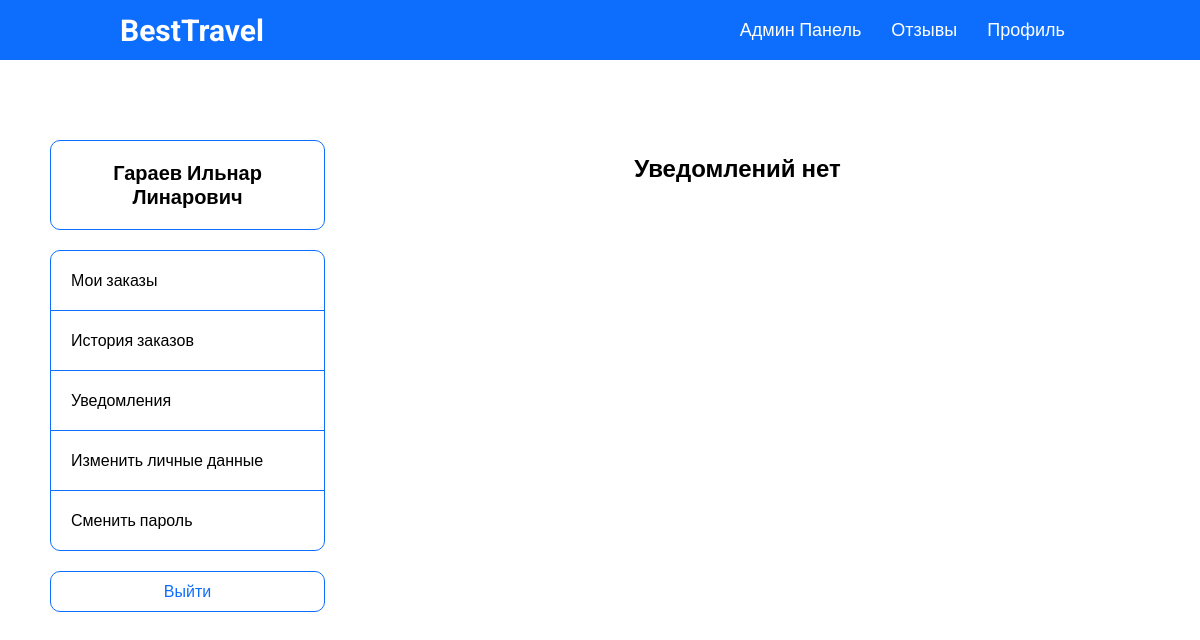
Page /notifications.php (signed in) on the earlier database version.
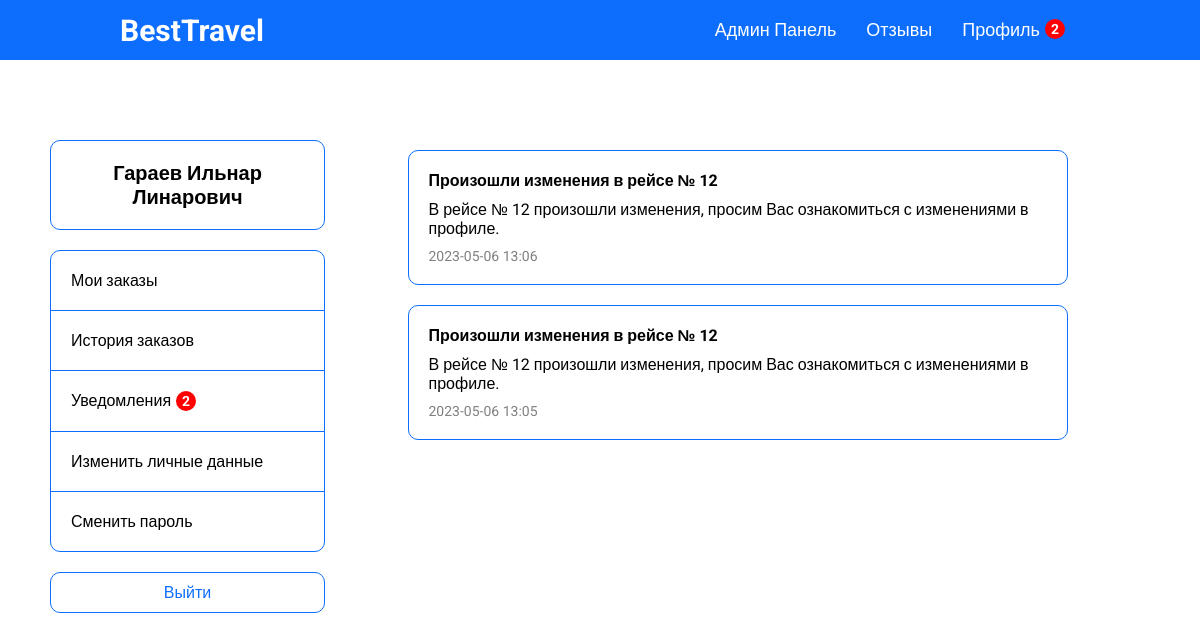
Same page on the later database version.
### tables this page shows
CREATE TABLE `notifications` (
  `notification_id` int(11) NOT NULL,
  `notification_title` varchar(255) NOT NULL,
  `notification_desc` text NOT NULL,
  `notification_date` datetime NOT NULL,
  `flight_id` int(11) NOT NULL
);

### database/requests.php (called while the page is built, shortened)
<?php
function getAll($string)
{
    require 'connect.php';
    $data = mysqli_query($connect, $string);
    if (mysqli_num_rows($data) > 0) {
        return mysqli_fetch_all($data, MYSQLI_ASSOC);
    } else {
        return false;
    }
}
class ApiProvider
{
    public function getNotifications($user_id)
    {
        return getAll("
            select n.notification_id, n.notification_title, n.notification_desc, n.notification_date, n.flight_id from notifications n
            left join bookings b on b.flight_id = n.flight_id
            where n.flight_id in (select flight_id from bookings where user_id = '$user_id')
            and n.notification_date > b.booking_date
            order by n.notification_date desc;
        ");
    }
}
?>

### functions/methods.php (called while the page is built)
<?php
    class Methods
    {
        public function pagination($array, $max, $page) {
            $max_results = $max;
            $pages = count($array) < $max_results ? 0 : ceil(count($array) / $max_results);
            $offset = $max_results * ($page - 1);
            $items = array_slice($array, $offset, $max_results);
            return ['array' => $items, 'pages' => $pages];
        }
        public function convDate($date) {
            $x = new DateTime($date);
            return $x->format('Y-m-d');
        }
        public function convTime($date) {
            $x = new DateTime($date);
            return $x->format('H:i');
        }
  }
  $mtd = new Methods;
?>

### notifications.php (the view, shortened to what this page needs)
<?php
require_once 'database/requests.php';
require_once 'functions/methods.php';
$user = $_SESSION['user'];
$notifications = $provider->getNotifications($user['id']);
if ($notifications) {
    $pagination = $mtd->pagination($notifications, 4, $_GET['page']);
    $notifications = $pagination['array'];
}
?>
<!DOCTYPE html>
<html lang="ru">
<?php require_once 'templates/head.php'; ?>
<body>
<?php require_once 'templates/header.php'; ?>
<div class="container">
    <div class="profile">
        <?php require_once 'templates/profile.php'; ?>
        <div class="profile-orders">
            <?php if($notifications): ?>
                <?php foreach($notifications as $item): ?>
                    <div class="notification">
                        <div class="not-title">
                            <b><?= $item['notification_title'] ?></b>
                        </div>
                        <div class="not-desc">
                            <?= $item['notification_desc'] ?>
                        </div>
                        <div class="not-date">
                            <?= $mtd->convDate($item['notification_date']) ?> <?= $mtd->convTime($item['notification_date']) ?>
                        </div>
                    </div>
                <?php endforeach; ?>
            <?php else: ?>
                <h2 class="tac">Уведомлений нет</h2>
            <?php endif; ?>
        </div>
    </div>
</div>
</body>
</html>

### templates/header.php (shortened to what this page needs)
<header>
    <div class="header df jcsb aic bg">
        <div class="burger">
            <a class="logo" href="/">BestTravel</a>
        </div>
        <div class="menu df">
            <?php if ($_SESSION['user']['role'] == '3'): ?>
                <a href="/admin-users-page.php?page=1">Админ Панель</a>
            <?php endif ?>
            <?php if (!$_SESSION['user']): ?>
                <a href="/reviews-page.php">Отзывы</a>
                <a href="/auth-page.php">Войти</a>
            <?php else: ?>
                <a href="/reviews-page.php">Отзывы</a>
                <a class="df"
                   href="/profile-page.php?page=1">Профиль <?php if ($provider->getNotifications($_SESSION['user']['id'])): ?>
                        <span
                            class="badge"><?= count($provider->getNotifications($_SESSION['user']['id'])) ?></span><?php endif; ?>
                </a>
            <?php endif ?>
        </div>
    </div>
</header>

### templates/profile.php (shortened to what this page needs)
<?php
  require_once 'database/requests.php';
  $user = $_SESSION['user'];
?>
<div class="profile-info">
  <div class="profile-info-title">
    <?= $user['surname'] ?> <?= $user['name'] ?> <?= $user['patronymic'] ?>
  </div>
  <div class="profile-links">
    <a class="profile-link" href="/profile-page.php?page=1">Мои заказы</a>
    <a class="profile-link" href="/history-page.php?page=1">История заказов</a>
    <a class="profile-link df" href="/notifications.php">Уведомления <?php if($provider->getNotifications($_SESSION['user']['id'])): ?><span class="badge"><?= count($provider->getNotifications($_SESSION['user']['id'])) ?></span><?php endif; ?></a>
    <a class="profile-link" href="/update-profile-page.php">Изменить личные данные</a>
    <a class="profile-link" href="/reset-password.php">Сменить пароль</a>
  </div>
  <form action="database/logout.php" method='post'>
    <button class='btn w-full'><a class="logout" href="database/logout.php">Выйти</a></button>
  </form>
</div>

Differences in the rows shown:
added notifications: notification_title "Произошли изменения в рейсе № 12", notification_desc "В рейсе № 12 произошли изменения, просим Вас ознакомиться с изменениями в профиле.", notification_date "2023-05-06", notification_date "13:06"
added notifications: notification_title "Произошли изменения в рейсе № 12", notification_desc "В рейсе № 12 произошли изменения, просим Вас ознакомиться с изменениями в профиле.", notification_date "2023-05-06", notification_date "13:05"
Other differences:
count($provider->getNotifications($_SESSION['user']['id'])): (not shown) → "2"
text no longer shown: "Уведомлений нет"
